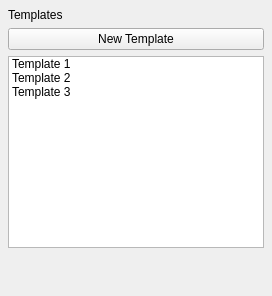
<?xml version="1.0" encoding="UTF-8"?>
<ui version="4.0">
 <class>PromptTemplatesPanel</class>
 <widget class="QWidget" name="PromptTemplatesPanel">
  <layout class="QVBoxLayout" name="mainLayout">
   <property name="leftMargin"><number>8</number></property>
   <property name="topMargin"><number>8</number></property>
   <property name="rightMargin"><number>8</number></property>
   <property name="bottomMargin"><number>8</number></property>
   <property name="spacing"><number>6</number></property>
   <item>
    <widget class="QLabel" name="titleLabel">
     <property name="text"><string>Templates</string></property>
    </widget>
   </item>
   <item>
    <widget class="QPushButton" name="newTemplateButton">
     <property name="text"><string>New Template</string></property>
    </widget>
   </item>
   <item>
    <widget class="QListWidget" name="templateList">
     <item><property name="text"><string>Template 1</string></property></item>
     <item><property name="text"><string>Template 2</string></property></item>
     <item><property name="text"><string>Template 3</string></property></item>
    </widget>
   </item>
   <item>
    <spacer name="bottomSpacer">
     <property name="orientation"><enum>Qt::Orientation::Vertical</enum></property>
     <property name="sizeHint" stdset="0">
      <size><width>20</width><height>40</height></size>
     </property>
    </spacer>
   </item>
  </layout>
 </widget>
 <layoutdefault spacing="6" margin="11"/>
 <resources/>
 <connections/>
</ui>
